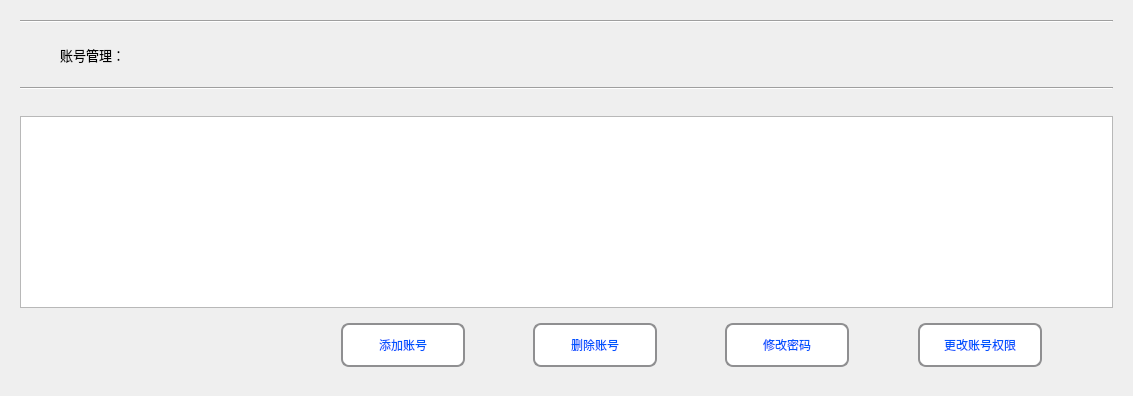
      <widget class="QWidget" name="page_Account_Management">
       <property name="styleSheet">
        <string notr="true">QWidget#page_Account_Management{
border-image: url(:/new/prefix1/Diagnosis_Image/BG_new.png);}</string>
       </property>
       <layout class="QVBoxLayout" name="verticalLayout_43">
        <item>
         <widget class="QWidget" name="widget_regist_BG" native="true">
          <property name="styleSheet">
           <string notr="true">QWidget#widget_regist_BG{
border-image: url(:/image/Table_BG.png);
border-radius:30px;
}</string>
          </property>
          <layout class="QVBoxLayout" name="verticalLayout_44">
           <item>
            <widget class="Line" name="line_select_known_test_9">
             <property name="orientation">
              <enum>Qt::Horizontal</enum>
             </property>
            </widget>
           </item>
           <item>
            <widget class="QWidget" name="widget_select_known_test_9" native="true">
             <property name="maximumSize">
              <size>
               <width>16777215</width>
               <height>60</height>
              </size>
             </property>
             <layout class="QHBoxLayout" name="horizontalLayout_86">
              <property name="leftMargin">
               <number>40</number>
              </property>
              <property name="topMargin">
               <number>6</number>
              </property>
              <property name="rightMargin">
               <number>11</number>
              </property>
              <property name="bottomMargin">
               <number>6</number>
              </property>
              <item>
               <widget class="QLabel" name="label_known_test_searching_8">
                <property name="minimumSize">
                 <size>
                  <width>260</width>
                  <height>40</height>
                 </size>
                </property>
                <property name="maximumSize">
                 <size>
                  <width>260</width>
                  <height>40</height>
                 </size>
                </property>
                <property name="font">
                 <font>
                  <family>微软雅黑</family>
                  <pointsize>10</pointsize>
                 </font>
                </property>
                <property name="text">
                 <string>账号管理：</string>
                </property>
               </widget>
              </item>
              <item>
               <spacer name="horizontalSpacer_tool_serch_12">
                <property name="orientation">
                 <enum>Qt::Horizontal</enum>
                </property>
                <property name="sizeHint" stdset="0">
                 <size>
                  <width>374</width>
                  <height>20</height>
                 </size>
                </property>
               </spacer>
              </item>
             </layout>
            </widget>
           </item>
           <item>
            <widget class="Line" name="line_select_known_test_10">
             <property name="orientation">
              <enum>Qt::Horizontal</enum>
             </property>
            </widget>
           </item>
           <item>
            <spacer name="horizontalSpacer_28">
             <property name="orientation">
              <enum>Qt::Horizontal</enum>
             </property>
             <property name="sizeHint" stdset="0">
              <size>
               <width>1093</width>
               <height>20</height>
              </size>
             </property>
            </spacer>
           </item>
           <item>
            <widget class="QTableWidget" name="tableWidget_account_login_record"/>
           </item>
           <item>
            <widget class="QWidget" name="widget_model_select_4" native="true">
             <layout class="QHBoxLayout" name="horizontalLayout_85">
              <item>
               <spacer name="horizontalSpacer_85">
                <property name="orientation">
                 <enum>Qt::Horizontal</enum>
                </property>
                <property name="sizeHint" stdset="0">
                 <size>
                  <width>28</width>
                  <height>20</height>
                 </size>
                </property>
               </spacer>
              </item>
              <item>
               <spacer name="horizontalSpacer_81">
                <property name="orientation">
                 <enum>Qt::Horizontal</enum>
                </property>
                <property name="sizeHint" stdset="0">
                 <size>
                  <width>35</width>
                  <height>20</height>
                 </size>
                </property>
               </spacer>
              </item>
              <item>
               <spacer name="horizontalSpacer_86">
                <property name="orientation">
                 <enum>Qt::Horizontal</enum>
                </property>
                <property name="sizeHint" stdset="0">
                 <size>
                  <width>17</width>
                  <height>20</height>
                 </size>
                </property>
               </spacer>
              </item>
              <item>
               <spacer name="horizontalSpacer_185">
                <property name="orientation">
                 <enum>Qt::Horizontal</enum>
                </property>
                <property name="sizeHint" stdset="0">
                 <size>
                  <width>39</width>
                  <height>20</height>
                 </size>
                </property>
               </spacer>
              </item>
              <item>
               <spacer name="horizontalSpacer_187">
                <property name="orientation">
                 <enum>Qt::Horizontal</enum>
                </property>
                <property name="sizeHint" stdset="0">
                 <size>
                  <width>34</width>
                  <height>20</height>
                 </size>
                </property>
               </spacer>
              </item>
              <item>
               <widget class="QPushButton" name="btn_add_account">
                <property name="minimumSize">
                 <size>
                  <width>124</width>
                  <height>44</height>
                 </size>
                </property>
                <property name="maximumSize">
                 <size>
                  <width>130</width>
                  <height>50</height>
                 </size>
                </property>
                <property name="styleSheet">
                 <string notr="true">QPushButton { 
    border: 2px solid #8f8f91;
    border-radius: 8px;
    min-width: 120px;
    min-height: 40px;
	background-color: rgb(255, 255, 255);
	color: rgb(0, 85, 255);
	font: 75 12pt &quot;微软雅黑&quot;;
 }
QPushButton:pressed {
    border: 2px solid #8f8f91;
    border-radius: 6px; 
    background-color: rgb(255, 255, 255);
    min-width: 120px;
    min-height: 40px;
	color: rgb(0, 85, 255);
	font: 75 10pt &quot;微软雅黑&quot;;
}</string>
                </property>
                <property name="text">
                 <string>添加账号</string>
                </property>
                <property name="icon">
                 <iconset>
                  <normaloff>:/image/users_ad.png</normaloff>:/image/users_ad.png</iconset>
                </property>
               </widget>
              </item>
              <item>
               <spacer name="horizontalSpacer_135">
                <property name="orientation">
                 <enum>Qt::Horizontal</enum>
                </property>
                <property name="sizeHint" stdset="0">
                 <size>
                  <width>35</width>
                  <height>20</height>
                 </size>
                </property>
               </spacer>
              </item>
              <item>
               <widget class="QPushButton" name="pushButton_delete_account">
                <property name="minimumSize">
                 <size>
                  <width>124</width>
                  <height>44</height>
                 </size>
                </property>
                <property name="maximumSize">
                 <size>
                  <width>130</width>
                  <height>50</height>
                 </size>
                </property>
                <property name="styleSheet">
                 <string notr="true">QPushButton { 
    border: 2px solid #8f8f91;
    border-radius: 8px;
    min-width: 120px;
    min-height: 40px;
	background-color: rgb(255, 255, 255);
	color: rgb(0, 85, 255);
	font: 75 12pt &quot;微软雅黑&quot;;
 }
QPushButton:pressed {
    border: 2px solid #8f8f91;
    border-radius: 6px; 
    background-color: rgb(255, 255, 255);
    min-width: 120px;
    min-height: 40px;
	color: rgb(0, 85, 255);
	font: 75 10pt &quot;微软雅黑&quot;;
}</string>
                </property>
                <property name="text">
                 <string>删除账号</string>
                </property>
                <property name="icon">
                 <iconset>
                  <normaloff>:/image/users_dl.png</normaloff>:/image/users_dl.png</iconset>
                </property>
               </widget>
              </item>
              <item>
               <spacer name="horizontalSpacer_180">
                <property name="orientation">
                 <enum>Qt::Horizontal</enum>
                </property>
                <property name="sizeHint" stdset="0">
                 <size>
                  <width>34</width>
                  <height>20</height>
                 </size>
                </property>
               </spacer>
              </item>
              <item>
               <widget class="QPushButton" name="pushButton_change_password">
                <property name="minimumSize">
                 <size>
                  <width>124</width>
                  <height>44</height>
                 </size>
                </property>
                <property name="maximumSize">
                 <size>
                  <width>130</width>
                  <height>50</height>
                 </size>
                </property>
                <property name="styleSheet">
                 <string notr="true">QPushButton { 
    border: 2px solid #8f8f91;
    border-radius: 8px;
    min-width: 120px;
    min-height: 40px;
	background-color: rgb(255, 255, 255);
	color: rgb(0, 85, 255);
	font: 75 12pt &quot;微软雅黑&quot;;
 }
QPushButton:pressed {
    border: 2px solid #8f8f91;
    border-radius: 6px; 
    background-color: rgb(255, 255, 255);
    min-width: 120px;
    min-height: 40px;
	color: rgb(0, 85, 255);
	font: 75 10pt &quot;微软雅黑&quot;;
}</string>
                </property>
                <property name="text">
                 <string>修改密码</string>
                </property>
                <property name="icon">
                 <iconset>
                  <normaloff>:/image/users_cg.png</normaloff>:/image/users_cg.png</iconset>
                </property>
               </widget>
              </item>
              <item>
               <spacer name="horizontalSpacer_181">
                <property name="orientation">
                 <enum>Qt::Horizontal</enum>
                </property>
                <property name="sizeHint" stdset="0">
                 <size>
                  <width>35</width>
                  <height>20</height>
                 </size>
                </property>
               </spacer>
              </item>
              <item>
               <widget class="QPushButton" name="pushButton_change_permission">
                <property name="minimumSize">
                 <size>
                  <width>124</width>
                  <height>44</height>
                 </size>
                </property>
                <property name="maximumSize">
                 <size>
                  <width>180</width>
                  <height>50</height>
                 </size>
                </property>
                <property name="styleSheet">
                 <string notr="true">QPushButton { 
    border: 2px solid #8f8f91;
    border-radius: 8px;
    min-width: 120px;
    min-height: 40px;
	background-color: rgb(255, 255, 255);
	color: rgb(0, 85, 255);
	font: 75 12pt &quot;微软雅黑&quot;;
 }
QPushButton:pressed {
    border: 2px solid #8f8f91;
    border-radius: 6px; 
    background-color: rgb(255, 255, 255);
    min-width: 120px;
    min-height: 40px;
	color: rgb(0, 85, 255);
	font: 75 10pt &quot;微软雅黑&quot;;
}</string>
                </property>
                <property name="text">
                 <string>更改账号权限</string>
                </property>
                <property name="icon">
                 <iconset>
                  <normaloff>:/image/users_us.png</normaloff>:/image/users_us.png</iconset>
                </property>
               </widget>
              </item>
              <item>
               <spacer name="horizontalSpacer_188">
                <property name="orientation">
                 <enum>Qt::Horizontal</enum>
                </property>
                <property name="sizeHint" stdset="0">
                 <size>
                  <width>40</width>
                  <height>20</height>
                 </size>
                </property>
               </spacer>
              </item>
             </layout>
            </widget>
           </item>
          </layout>
         </widget>
        </item>
       </layout>
      </widget>
